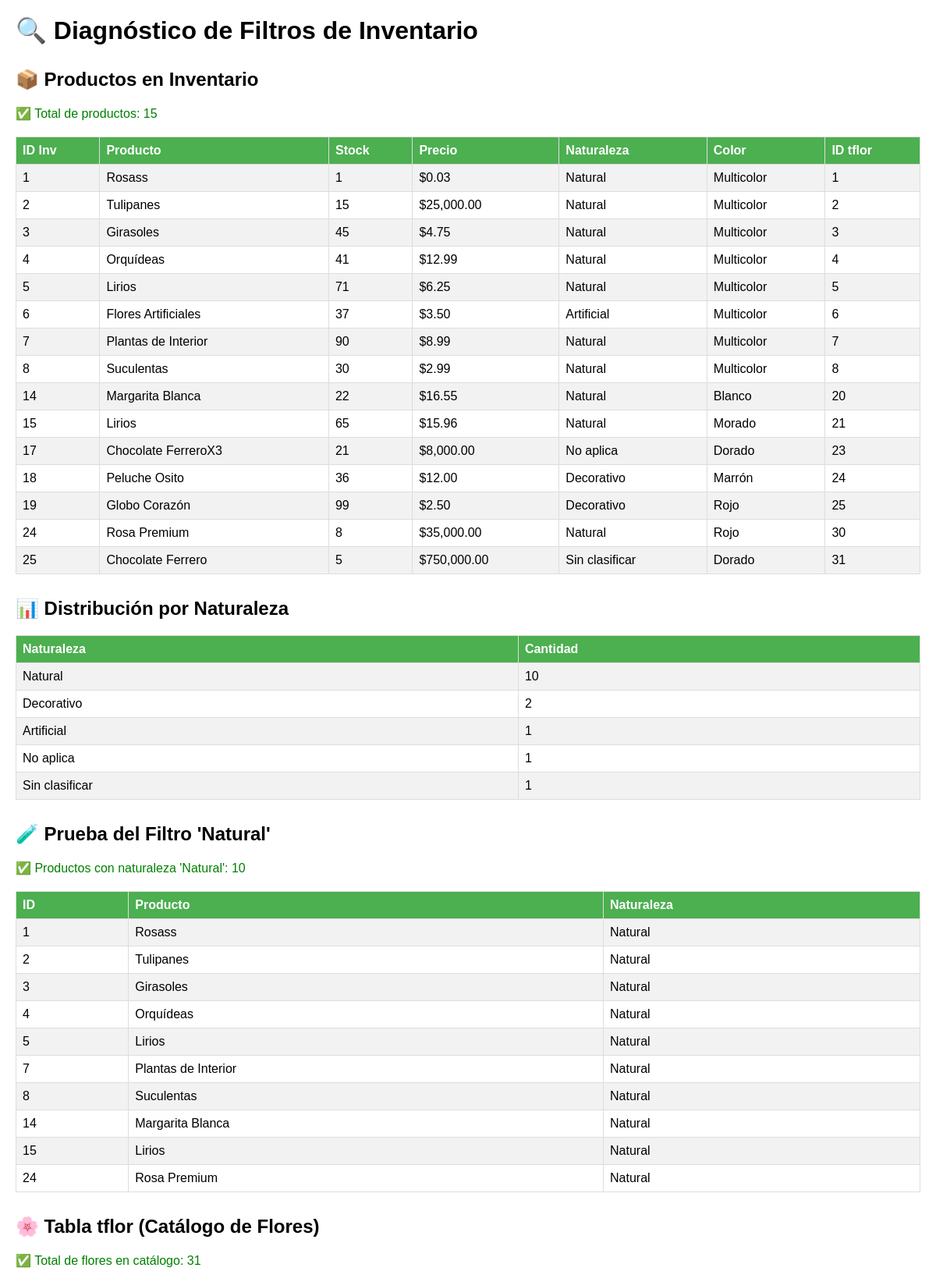
Screenshot of /debug_filtros.php (upper part) with the database file from the repository.
### tables this page shows
CREATE TABLE `inv` (
  `idinv` int(11) NOT NULL,
  `alimentacion` varchar(255) DEFAULT NULL,
  `tflor_idtflor` int(11) NOT NULL,
  `stock` int(11) NOT NULL DEFAULT 0,
  `precio` decimal(10,2) NOT NULL,
  `precio_compra` decimal(10,2) NOT NULL DEFAULT 0.00 COMMENT 'Precio unitario de compra al proveedor',
  `fecha_actualizacion` timestamp NOT NULL DEFAULT current_timestamp() ON UPDATE current_timestamp(),
  `empleado_id` int(11) DEFAULT NULL COMMENT 'ID del empleado que realizó el movimiento',
  `motivo` varchar(255) DEFAULT NULL COMMENT 'Motivo del movimiento de inventario',
  `cantidad_disponible` int(11) DEFAULT 0
);

### debug_filtros.php (the view, shortened to what this page needs)
<?php
echo "<h1>🔍 Diagnóstico de Filtros de Inventario</h1>";
try {
    $conexion = new conexion();
    $db = $conexion->get_conexion();
    echo "<div class='section'>";
    echo "<h2>📦 Productos en Inventario</h2>";
    $sql = "SELECT
                i.idinv,
                COALESCE(t.nombre, CONCAT('Producto ID-', i.idinv)) as producto,
                i.stock,
                i.precio,
                COALESCE(t.naturaleza, 'Sin clasificar') as naturaleza,
                COALESCE(t.color, 'Sin especificar') as color,
                i.tflor_idtflor
            FROM inv i
            LEFT JOIN tflor t ON i.tflor_idtflor = t.idtflor
            ORDER BY i.idinv ASC";
    $stmt = $db->prepare($sql);
    $stmt->execute();
    $productos = $stmt->fetchAll(PDO::FETCH_ASSOC);
    echo "<p class='success'>✅ Total de productos: " . count($productos) . "</p>";
    echo "<table>";
    echo "<tr>
            <th>ID Inv</th>
            <th>Producto</th>
            <th>Stock</th>
            <th>Precio</th>
            <th>Naturaleza</th>
            <th>Color</th>
            <th>ID tflor</th>
          </tr>";
    foreach ($productos as $prod) {
        echo "<tr>";
        echo "<td>" . $prod['idinv'] . "</td>";
        echo "<td>" . htmlspecialchars($prod['producto']) . "</td>";
        echo "<td>" . $prod['stock'] . "</td>";
        echo "<td>$" . number_format($prod['precio'], 2) . "</td>";
        echo "<td>" . htmlspecialchars($prod['naturaleza']) . "</td>";
        echo "<td>" . htmlspecialchars($prod['color']) . "</td>";
        echo "<td>" . ($prod['tflor_idtflor'] ?? '<span class="warning">NULL</span>') . "</td>";
        echo "</tr>";
    }
    echo "</table>";
    echo "</div>";
    echo "<div class='section'>";
    echo "<h2>📊 Distribución por Naturaleza</h2>";
    $sql_dist = "SELECT
                    COALESCE(t.naturaleza, 'Sin clasificar') as naturaleza,
                    COUNT(*) as cantidad
                 FROM inv i
                 LEFT JOIN tflor t ON i.tflor_idtflor = t.idtflor
                 GROUP BY COALESCE(t.naturaleza, 'Sin clasificar')
                 ORDER BY cantidad DESC";
    $stmt_dist = $db->prepare($sql_dist);
    $stmt_dist->execute();
    $distribucion = $stmt_dist->fetchAll(PDO::FETCH_ASSOC);
    echo "<table>";
    echo "<tr><th>Naturaleza</th><th>Cantidad</th></tr>";
    foreach ($distribucion as $dist) {
        echo "<tr>";
        echo "<td>" . htmlspecialchars($dist['naturaleza']) . "</td>";
        echo "<td>" . $dist['cantidad'] . "</td>";
        echo "</tr>";
    }
    echo "</table>";
    echo "</div>";
    echo "<div class='section'>";
    echo "<h2>🧪 Prueba del Filtro 'Natural'</h2>";
    $sql_filtro = "SELECT
                    i.idinv,
                    COALESCE(t.nombre, CONCAT('Producto ID-', i.idinv)) as producto,
                    COALESCE(t.naturaleza, 'Sin clasificar') as naturaleza
                   FROM inv i
                   LEFT JOIN tflor t ON i.tflor_idtflor = t.idtflor
                   WHERE COALESCE(t.naturaleza, 'Sin clasificar') = 'Natural'";
    $stmt_filtro = $db->prepare($sql_filtro);
    $stmt_filtro->execute();
    $productos_natural = $stmt_filtro->fetchAll(PDO::FETCH_ASSOC);
    echo "<p class='success'>✅ Productos con naturaleza 'Natural': " . count($productos_natural) . "</p>";
    if (count($productos_natural) > 0) {
        echo "<table>";
        echo "<tr><th>ID</th><th>Producto</th><th>Naturaleza</th></tr>";
        foreach ($productos_natural as $prod) {
            echo "<tr>";
            echo "<td>" . $prod['idinv'] . "</td>";
            echo "<td>" . htmlspecialchars($prod['producto']) . "</td>";
            echo "<td>" . htmlspecialchars($prod['naturaleza']) . "</td>";
            echo "</tr>";
        }
        echo "</table>";
    } else {
        echo "<p class='warning'>⚠️ No se encontraron productos con naturaleza 'Natural'</p>";
    }
    echo "</div>";
    echo "<div class='section'>";
    echo "<h2>🌸 Tabla tflor (Catálogo de Flores)</h2>";
    $sql_tflor = "SELECT idtflor, nombre, naturaleza, color FROM tflor ORDER BY idtflor ASC";
    $stmt_tflor = $db->prepare($sql_tflor);
    $stmt_tflor->execute();
    $flores = $stmt_tflor->fetchAll(PDO::FETCH_ASSOC);
    echo "<p class='success'>✅ Total de flores en catálogo: " . count($flores) . "</p>";
    echo "</div>";
} catch (Exception $e) {
    echo "<p class='error'>❌ Error: " . $e->getMessage() . "</p>";
}
?>

### debug_filtros.php (style rules this page uses)
table { border-collapse: collapse; width: 100%; margin: 20px 0; }
th, td { border: 1px solid #ddd; padding: 8px; text-align: left; }
th { background-color: #4CAF50; color: white; }
tr:nth-child(even) { background-color: #f2f2f2; }
.section { margin: 30px 0; }
.success { color: green; }

### rows the page displays
inv: idinv "1", producto "Rosass", stock "1", precio "0.03", naturaleza "Natural", color "Multicolor", tflor_idtflor "1"
inv: idinv "2", producto "Tulipanes", stock "15", precio "25,000.00", naturaleza "Natural", color "Multicolor", tflor_idtflor "2"
inv: idinv "3", producto "Girasoles", stock "45", precio "4.75", naturaleza "Natural", color "Multicolor", tflor_idtflor "3"
inv: idinv "4", producto "Orquídeas", stock "41", precio "12.99", naturaleza "Natural", color "Multicolor", tflor_idtflor "4"
inv: idinv "5", producto "Lirios", stock "71", precio "6.25", naturaleza "Natural", color "Multicolor", tflor_idtflor "5"
inv: idinv "6", producto "Flores Artificiales", stock "37", precio "3.50", naturaleza "Artificial", color "Multicolor", tflor_idtflor "6"
inv: idinv "7", producto "Plantas de Interior", stock "90", precio "8.99", naturaleza "Natural", color "Multicolor", tflor_idtflor "7"
inv: idinv "8", producto "Suculentas", stock "30", precio "2.99", naturaleza "Natural", color "Multicolor", tflor_idtflor "8"
inv: idinv "14", producto "Margarita Blanca", stock "22", precio "16.55", naturaleza "Natural", color "Blanco", tflor_idtflor "20"
inv: idinv "15", producto "Lirios", stock "65", precio "15.96", naturaleza "Natural", color "Morado", tflor_idtflor "21"
inv: idinv "17", producto "Chocolate FerreroX3", stock "21", precio "8,000.00", naturaleza "No aplica", color "Dorado", tflor_idtflor "23"
inv: idinv "18", producto "Peluche Osito", stock "36", precio "12.00", naturaleza "Decorativo", color "Marrón", tflor_idtflor "24"
inv: idinv "19", producto "Globo Corazón", stock "99", precio "2.50", naturaleza "Decorativo", color "Rojo", tflor_idtflor "25"
inv: idinv "24", producto "Rosa Premium", stock "8", precio "35,000.00", naturaleza "Natural", color "Rojo", tflor_idtflor "30"
inv: idinv "25", producto "Chocolate Ferrero", stock "5", precio "750,000.00", naturaleza "Sin clasificar", color "Dorado", tflor_idtflor "31"

### other values shown
count($productos) "15"
$dist['naturaleza'] "Natural"
$dist['cantidad'] "10"
$dist['naturaleza'] "Decorativo"
$dist['cantidad'] "2"
$dist['naturaleza'] "Artificial"
$dist['cantidad'] "1"
$dist['naturaleza'] "No aplica"
$dist['naturaleza'] "Sin clasificar"
count($productos_natural) "10"
count($flores) "31"
